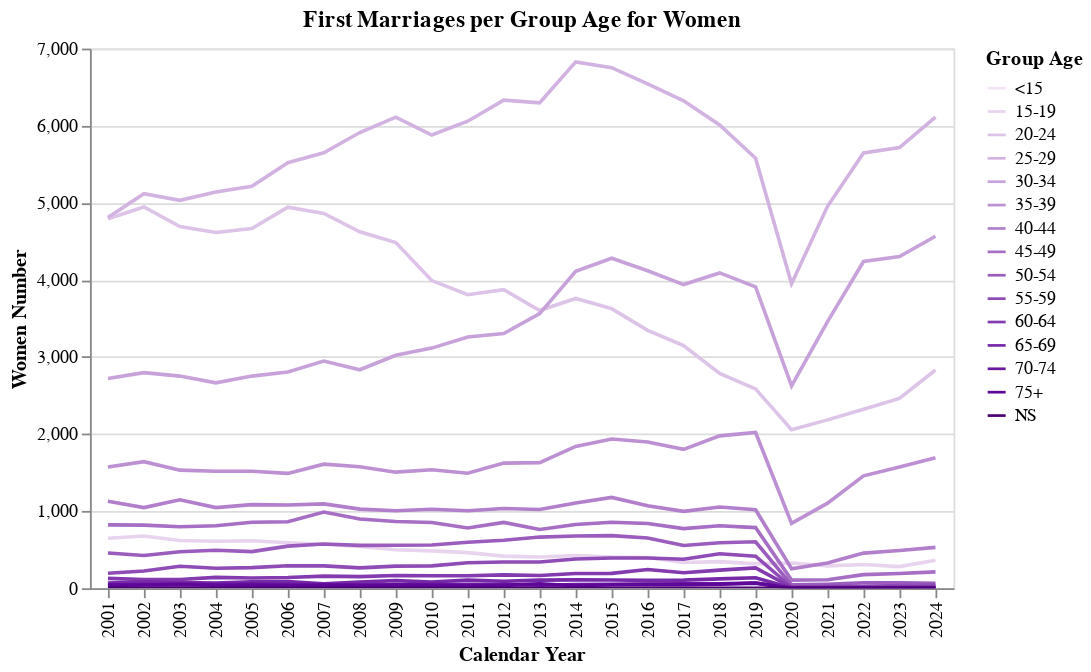

Notebook source saved alongside this figure:
### Code cell
# Woman
marriages_woman = marriages.loc[marriages['Age of Groom (Years)'] == 'Total',:]\
    .drop(columns=['Total','Age of Groom (Years)'])
age_groups = marriages_woman.columns[1:]
marriages_woman = marriages_woman.melt(id_vars=['Calendar Year'],value_vars=age_groups, value_name='Women Number',var_name='Group Age')

# Men
marriages_men = marriages.loc[marriages['Age of Groom (Years)'] != 'Total',['Calendar Year','Age of Groom (Years)','Total']]\
    .rename(columns={'Total':'Men Number','Age of Groom (Years)':'Group Age'})


marriages_gender = pd.merge(marriages_men,marriages_woman, on=['Group Age','Calendar Year'])

blue_15 = ["#e3f2fd","#d0e7fb","#bddcf9","#aacff7","#97c2f4","#84b5f1","#71a8ee","#5e9beb","#4b8ee7","#3881e3","#2573df","#1265db","#0b57c1","#06479e","#003377" ]
purple_15 = ["#f3e5f5", "#e8d4ee", "#ddc3e7", "#d2b2e0", "#c7a1d9","#bc90d2", "#b17fcb", "#a66ec4", "#9b5dbd", "#8f4cb6","#833baf", "#772aa8", "#6b19a1", "#5e089a", "#4a0072"]
ordered_ages = ["<15", "15-19", "20-24", "25-29", "30-34", "35-39","40-44", "45-49", "50-54", "55-59", "60-64","65-69", "70-74", "75+", "NS"]


gender = 'Women'

marriages_gender_chart = (
    alt.Chart(marriages_gender, title=f"First Marriages per Group Age for {gender}")
    .mark_line()
    .encode(
        x="Calendar Year:O",
        y=f"{gender} Number:Q",
        color=alt.Color("Group Age:N"
                        , scale=alt.Scale(range=(purple_15 if gender=='Women' else blue_15))
                        , sort=ordered_ages),
        detail="Group Age:N"
    ).interactive()
)
marriages_gender_chart

### Figure 1 — Vega-Lite specification as saved in the notebook (floating-point values rounded to 4 significant figures; data arrays with more than 128 entries replaced by an {"elided": "..."} marker saying what was removed)
{"config": {"view": {"continuousWidth": 300, "continuousHeight": 300}}, "data": {"name": "data-98fc388bcec57d685a0255f56aa621e5"}, "mark": {"type": "line"}, "encoding": {"color": {"field": "Group Age", "scale": {"range": ["#f3e5f5", "#e8d4ee", "#ddc3e7", "#d2b2e0", "#c7a1d9", "#bc90d2", "#b17fcb", "#a66ec4", "#9b5dbd", "#8f4cb6", "#833baf", "#772aa8", "#6b19a1", "#5e089a", "#4a0072"]}, "sort": ["<15", "15-19", "20-24", "25-29", "30-34", "35-39", "40-44", "45-49", "50-54", "55-59", "60-64", "65-69", "70-74", "75+", "NS"], "type": "nominal"}, "detail": {"field": "Group Age", "type": "nominal"}, "x": {"field": "Calendar Year", "type": "ordinal"}, "y": {"field": "Women Number", "type": "quantitative"}}, "params": [{"name": "param_14", "select": {"type": "interval", "encodings": ["x", "y"]}, "bind": "scales"}], "title": "First Marriages per Group Age for Women", "$schema": "https://vega.github.io/schema/vega-lite/v5.8.0.json", "datasets": {"data-98fc388bcec57d685a0255f56aa621e5": {"elided": "360 records"}}}
